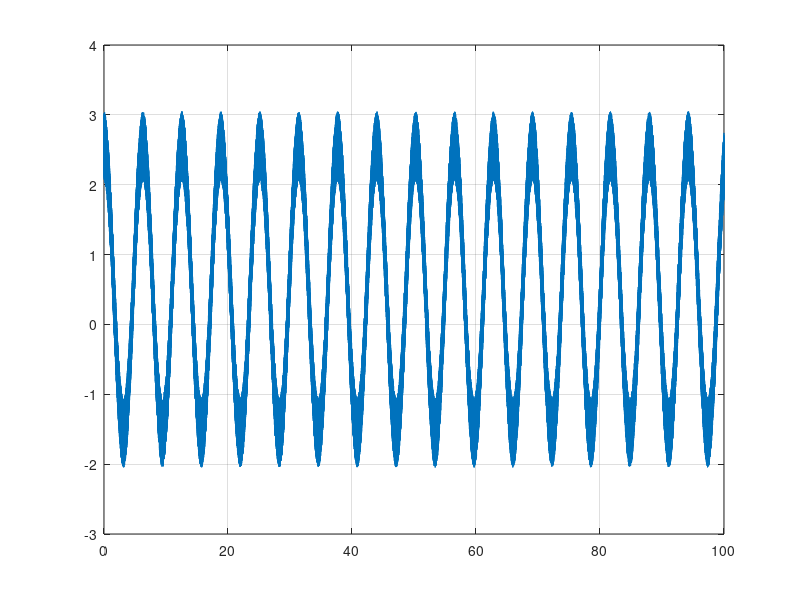
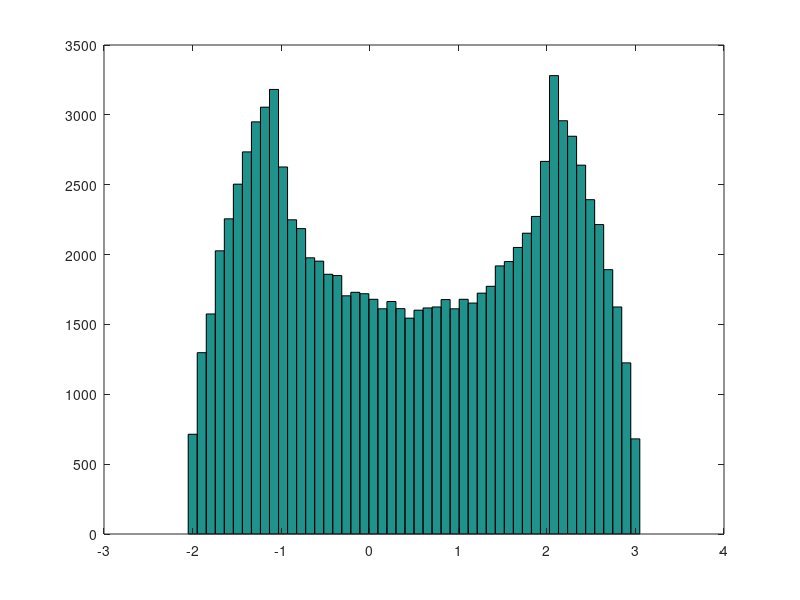

Here is the MATLAB script that generated these plots, in order:
clc
clear

t = 0:0.001:100;
output = zeros(1,length(t));

sygnal1 = rand(1,length(t) );
sygnal2 = 2.05 * cos(t);

for pom=1:length(sygnal1)

        sygnal1(pom) = sygnal1(pom) + sygnal2(pom);
end

means = mean(sygnal1);
suma = 0;

for pom=1:length(sygnal1)

        suma = suma + sygnal1(pom);
end

srednia = suma / length(sygnal1);

odch = 0;
suma_odch = 0;

for pom=1:length(sygnal1)

        suma_odch = suma_odch + ((srednia - sygnal1(pom))^2);
end

suma_odch = suma_odch / (length(sygnal1) - 1);

suma_odch = sqrt(suma_odch);



odchylonko = std(sygnal1);

disp(suma_odch);


plot(t,sygnal1),grid

disp(srednia);

figure(2)

hist(sygnal1,50);




















